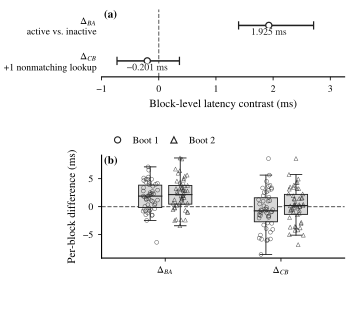

Write Python code to recreate this figure.
#!/usr/bin/env python3
"""Deterministic single-column IEEE figure for the registered cost package."""

from __future__ import annotations

import hashlib
import os
from pathlib import Path

os.environ.setdefault("SOURCE_DATE_EPOCH", "0")

import matplotlib

matplotlib.use("Agg")
import matplotlib.pyplot as plt
import numpy as np
import pandas as pd
from matplotlib.lines import Line2D
from matplotlib.font_manager import FontProperties, findfont


OUT = Path(__file__).resolve().parent
PACKAGE = Path("cdac_rq4_prospective_performance_v2_20260807_101100")
ARCHIVE = Path("cdac_rq4_prospective_performance_v2_20260807_101100.tar.zst")
EXPECTED_ARCHIVE_SHA256 = "063544d685fce252eac1aae0fd6c83f630af483bf2b80ca0b15040b93057ef44"
JITTER_SEED = 20260809

EXPECTED = {
    "Delta_BA": {
        "estimate_ns": 1_924_708.5,
        "ci_low_ns": 1_396_098.0,
        "ci_high_ns": 2_707_998.0,
    },
    "Delta_CB": {
        "estimate_ns": -200_872.0,
        "ci_low_ns": -730_023.425,
        "ci_high_ns": 361_999.0,
    },
}

plt.rcParams.update(
    {
        "font.family": "serif",
        "font.serif": ["Times New Roman", "DejaVu Serif"],
        "font.size": 7,
        "axes.labelsize": 8,
        "axes.titlesize": 8,
        "xtick.labelsize": 7,
        "ytick.labelsize": 7,
        "legend.fontsize": 7,
        "pdf.fonttype": 42,
        "ps.fonttype": 42,
        "axes.spines.top": False,
        "axes.spines.right": False,
    }
)

BLACK = "#202020"
FILL_1 = "#FFFFFF"
FILL_BOX = "#D9D9D9"


def choose_serif_font():
    candidates = ["Nimbus Roman", "TeX Gyre Termes", "Times New Roman", "DejaVu Serif"]
    for family in candidates:
        try:
            path = findfont(FontProperties(family=family), fallback_to_default=False)
        except ValueError:
            continue
        if Path(path).exists():
            return family, path
    return "DejaVu Serif", findfont(FontProperties(family="DejaVu Serif"))


FONT_FAMILY_USED, FONT_PATH_USED = choose_serif_font()
plt.rcParams["font.family"] = FONT_FAMILY_USED
plt.rcParams["font.serif"] = [FONT_FAMILY_USED]
plt.rcParams["mathtext.fontset"] = "stix"


def sha256(path: Path) -> str:
    digest = hashlib.sha256()
    with path.open("rb") as handle:
        for chunk in iter(lambda: handle.read(1024 * 1024), b""):
            digest.update(chunk)
    return digest.hexdigest()


def close_enough(actual: float, expected: float) -> bool:
    # The frozen CSV stores one CI endpoint as a binary floating-point rendering
    # of -730023.425; compare at the recorded decimal precision.
    return bool(np.isclose(float(actual), float(expected), rtol=0.0, atol=1e-6))


def format_ms(value: float) -> str:
    return f"{value:.3f} ms".replace("-", "−")


def read_and_verify():
    archive_sha = sha256(ARCHIVE)
    if archive_sha != EXPECTED_ARCHIVE_SHA256:
        raise SystemExit(
            f"ARCHIVE_SHA256_MISMATCH expected={EXPECTED_ARCHIVE_SHA256} actual={archive_sha}"
        )

    input_files = {
        "boot_1_rows": PACKAGE / "02_boot_1/SCIENTIFIC_ROWS.csv",
        "boot_2_rows": PACKAGE / "03_boot_2/SCIENTIFIC_ROWS.csv",
        "block_estimates": PACKAGE / "04_analysis/PRIMARY_BLOCK_ESTIMATES.csv",
        "primary_estimates": PACKAGE / "04_analysis/PRIMARY_ESTIMATES_SUMMARY.csv",
    }
    missing = [str(p) for p in input_files.values() if not p.exists()]
    if missing:
        raise SystemExit("NOT_AVAILABLE missing_input=" + ",".join(missing))

    boot1 = pd.read_csv(input_files["boot_1_rows"])
    boot2 = pd.read_csv(input_files["boot_2_rows"])
    rows = pd.concat([boot1, boot2], ignore_index=True)
    required_row_columns = {
        "scientific_row", "primary_eligible", "boot_id", "block_id", "arm", "latency_ns"
    }
    missing_cols = sorted(required_row_columns - set(rows.columns))
    if missing_cols:
        raise SystemExit("NOT_AVAILABLE missing_row_fields=" + ",".join(missing_cols))

    scientific = rows[
        rows["scientific_row"].astype(str).str.lower().eq("yes")
        & rows["primary_eligible"].astype(str).str.lower().eq("yes")
    ].copy()
    if len(scientific) != 2000:
        raise SystemExit(f"DENOMINATOR_MISMATCH scientific_rows={len(scientific)} expected=2000")
    arm_counts = scientific["arm"].value_counts().to_dict()
    if arm_counts != {"A": 500, "B": 500, "C": 500, "D": 500}:
        raise SystemExit(f"DENOMINATOR_MISMATCH arm_counts={arm_counts}")

    abc = scientific[scientific["arm"].isin(["A", "B", "C"])].copy()
    recomputed = []
    for (boot_id, block_id), group in abc.groupby(["boot_id", "block_id"], sort=True):
        counts = group["arm"].value_counts().to_dict()
        if counts != {"A": 5, "B": 5, "C": 5}:
            raise SystemExit(
                f"NOT_AVAILABLE paired_block_fields boot={boot_id} block={block_id} counts={counts}"
            )
        medians = group.groupby("arm")["latency_ns"].median()
        recomputed.append(
            {
                "boot_id": boot_id,
                "block_id": block_id,
                "Delta_BA_ns": float(medians["B"] - medians["A"]),
                "Delta_CB_ns": float(medians["C"] - medians["B"]),
            }
        )
    recomputed = pd.DataFrame(recomputed).sort_values(["boot_id", "block_id"]).reset_index(drop=True)

    frozen_blocks = pd.read_csv(input_files["block_estimates"])
    frozen_blocks = frozen_blocks[frozen_blocks["paired_block_eligible"].eq("yes")].copy()
    frozen_blocks = frozen_blocks.sort_values(["boot_id", "block_id"]).reset_index(drop=True)
    if len(frozen_blocks) != 100:
        raise SystemExit(f"DENOMINATOR_MISMATCH paired_blocks={len(frozen_blocks)} expected=100")
    compare = frozen_blocks[["boot_id", "block_id", "Delta_BA_ns", "Delta_CB_ns"]].copy()
    compare[["Delta_BA_ns", "Delta_CB_ns"]] = compare[["Delta_BA_ns", "Delta_CB_ns"]].astype(float)
    same_blocks = (
        compare[["boot_id", "block_id"]].equals(recomputed[["boot_id", "block_id"]])
        and np.array_equal(compare["Delta_BA_ns"].to_numpy(), recomputed["Delta_BA_ns"].to_numpy())
        and np.array_equal(compare["Delta_CB_ns"].to_numpy(), recomputed["Delta_CB_ns"].to_numpy())
    )
    recomputed_medians = {
        "Delta_BA": float(np.median(recomputed["Delta_BA_ns"])),
        "Delta_CB": float(np.median(recomputed["Delta_CB_ns"])),
    }

    primary = pd.read_csv(input_files["primary_estimates"])
    required_primary_columns = {"scope", "contrast", "estimate_ns", "ci_low_ns", "ci_high_ns", "complete_blocks"}
    missing_primary = sorted(required_primary_columns - set(primary.columns))
    if missing_primary:
        raise SystemExit("NOT_AVAILABLE missing_primary_fields=" + ",".join(missing_primary))
    pooled = primary[primary["scope"].eq("pooled") & primary["contrast"].isin(["Delta_BA", "Delta_CB"])].copy()
    if len(pooled) != 2:
        raise SystemExit(f"NOT_AVAILABLE pooled_estimator_rows={len(pooled)} expected=2")
    frozen_values = {}
    summary_match = True
    for _, row in pooled.iterrows():
        key = str(row["contrast"])
        frozen_values[key] = {
            "estimate_ns": float(row["estimate_ns"]),
            "ci_low_ns": float(row["ci_low_ns"]),
            "ci_high_ns": float(row["ci_high_ns"]),
            "complete_blocks": int(row["complete_blocks"]),
        }
        for field in ["estimate_ns", "ci_low_ns", "ci_high_ns"]:
            summary_match &= close_enough(frozen_values[key][field], EXPECTED[key][field])
        summary_match &= frozen_values[key]["complete_blocks"] == 100
    medians_match = all(close_enough(recomputed_medians[k], EXPECTED[k]["estimate_ns"]) for k in EXPECTED)
    recomputation_match = bool(same_blocks and medians_match and summary_match)
    if not recomputation_match:
        raise SystemExit(
            "RECOMPUTATION_MATCH=no "
            f"same_blocks={same_blocks} medians={recomputed_medians} frozen={frozen_values}"
        )

    return {
        "archive_sha": archive_sha,
        "input_files": input_files,
        "input_hashes": {k: sha256(v) for k, v in input_files.items()},
        "boot_rows": {"boot_1": len(boot1), "boot_2": len(boot2)},
        "scientific_rows": scientific,
        "abc_rows": abc,
        "recomputed": recomputed,
        "frozen_values": frozen_values,
        "recomputed_medians": recomputed_medians,
        "recomputation_match": recomputation_match,
    }


def make_panel_a(ax, frozen_values):
    labels = [r"$\Delta_{BA}$" + "\nactive vs. inactive", r"$\Delta_{CB}$" + "\n+1 nonmatching lookup"]
    keys = ["Delta_BA", "Delta_CB"]
    y = np.array([1.0, 0.0])
    estimates = np.array([frozen_values[k]["estimate_ns"] / 1e6 for k in keys])
    lows = np.array([frozen_values[k]["ci_low_ns"] / 1e6 for k in keys])
    highs = np.array([frozen_values[k]["ci_high_ns"] / 1e6 for k in keys])
    ax.errorbar(
        estimates,
        y,
        xerr=[estimates - lows, highs - estimates],
        fmt="o",
        color=BLACK,
        ecolor=BLACK,
        elinewidth=1.1,
        capsize=3,
        markersize=4.5,
        markerfacecolor=FILL_1,
        markeredgewidth=0.9,
        zorder=3,
    )
    for yi, value in zip(y, estimates):
        ax.text(value, yi - 0.20, format_ms(value), ha="center", va="center",
                fontsize=7, color=BLACK, zorder=5,
                bbox=dict(facecolor="white", edgecolor="none", pad=0.15))
    ax.axvline(0, color="#666666", linestyle="--", linewidth=0.8, zorder=1)
    ax.set_yticks(y, labels)
    ax.set_ylim(-0.45, 1.45)
    ax.set_xlim(-1.0, 3.25)
    ax.set_xlabel("Block-level latency contrast (ms)", fontsize=8)
    ax.tick_params(axis="both", labelsize=7, length=2.5, width=0.6)
    ax.spines["left"].set_visible(False)
    ax.tick_params(axis="y", length=0)
    ax.text(0.01, 0.99, "(a)", transform=ax.transAxes, fontsize=8, fontweight="bold", va="top")


def draw_boot_box(ax, data, position, marker, label):
    box = ax.boxplot(
        data,
        positions=[position],
        widths=0.20,
        patch_artist=True,
        showfliers=False,
        medianprops={"color": BLACK, "linewidth": 0.8},
        whiskerprops={"color": BLACK, "linewidth": 0.65},
        capprops={"color": BLACK, "linewidth": 0.65},
        boxprops={"facecolor": FILL_BOX, "edgecolor": BLACK, "linewidth": 0.65},
    )
    rng = np.random.default_rng(JITTER_SEED + (0 if label == "Boot 1" else 1) + int(round(position * 10)))
    jitter = rng.uniform(-0.065, 0.065, size=len(data))
    ax.scatter(
        np.full(len(data), position) + jitter,
        data,
        s=8,
        marker=marker,
        facecolors="none",
        edgecolors=BLACK,
        linewidths=0.35,
        alpha=0.78,
        zorder=3,
    )
    return box


def make_panel_b(ax, recomputed):
    groups = [("Delta_BA", 1.0), ("Delta_CB", 2.0)]
    markers = {"boot_1": ("o", "Boot 1"), "boot_2": ("^", "Boot 2")}
    for gi, (contrast, center) in enumerate(groups):
        for boot_i, boot in enumerate(["boot_1", "boot_2"]):
            vals = recomputed.loc[recomputed["boot_id"].eq(boot), f"{contrast}_ns"].to_numpy() / 1e6
            marker, label = markers[boot]
            draw_boot_box(ax, vals, center + (-0.13 if boot == "boot_1" else 0.13), marker, label)
    ax.axhline(0, color="#666666", linestyle="--", linewidth=0.8, zorder=1)
    ax.set_xlim(0.45, 2.55)
    ax.set_ylim(-9.2, 9.2)
    ax.set_xticks([1.0, 2.0], [r"$\Delta_{BA}$", r"$\Delta_{CB}$"])
    ax.set_ylabel("Per-block difference (ms)", fontsize=8)
    ax.tick_params(axis="both", labelsize=7, length=2.5, width=0.6)
    ax.spines["left"].set_visible(True)
    ax.spines["bottom"].set_visible(True)
    ax.text(0.01, 0.99, "(b)", transform=ax.transAxes, fontsize=8, fontweight="bold", va="top")
    legend_handles = [
        Line2D([0], [0], marker="o", linestyle="None", markerfacecolor="none",
               markeredgecolor=BLACK, markeredgewidth=0.8, markersize=4.5, label="Boot 1"),
        Line2D([0], [0], marker="^", linestyle="None", markerfacecolor="none",
               markeredgecolor=BLACK, markeredgewidth=0.8, markersize=4.5, label="Boot 2"),
    ]
    ax.legend(handles=legend_handles, loc="lower left", bbox_to_anchor=(0.0, 1.01),
              ncol=2, frameon=False, handlelength=1.5, columnspacing=0.8)


def write_manifest(info, pdf_path: Path):
    lines = [
        "# Runtime Cost Figure Manifest",
        "",
        "## Input archive",
        f"INPUT_ARCHIVE={ARCHIVE}",
        f"INPUT_ARCHIVE_SHA256={info['archive_sha']}",
        f"INPUT_ARCHIVE_SHA256_EXPECTED={EXPECTED_ARCHIVE_SHA256}",
        "ARCHIVE_SHA256_VERIFIED=PASS",
        "",
        "## Input row files",
    ]
    for key, path in info["input_files"].items():
        lines.append(f"{key.upper()}={path}")
        lines.append(f"{key.upper()}_SHA256={info['input_hashes'][key]}")
    lines += [
        "",
        "## Recalculation and estimator identity",
        "RECOMPUTATION_MATCH=yes",
        "RECOMPUTATION_METHOD=median of five eligible A/B/C rows per paired block; Delta_BA=median(B)-median(A); Delta_CB=median(C)-median(B)",
        "DELTA_BA_RECOMPUTED_MEDIAN_NS=1924708.5",
        "DELTA_BA_FROZEN_ESTIMATE_NS=1924708.5",
        "DELTA_BA_FROZEN_CI_NS=[1396098.0,2707998.0]",
        "DELTA_CB_RECOMPUTED_MEDIAN_NS=-200872.0",
        "DELTA_CB_FROZEN_ESTIMATE_NS=-200872.0",
        "DELTA_CB_FROZEN_CI_NS=[-730023.425,361999.0]",
        "CI_METHOD=95% percentile stratified block bootstrap; read from frozen estimator output",
        "",
        "## Rows plotted and denominator checks",
        f"SCIENTIFIC_ROWS_READ_BOOT_1={info['boot_rows']['boot_1']}",
        f"SCIENTIFIC_ROWS_READ_BOOT_2={info['boot_rows']['boot_2']}",
        "SCIENTIFIC_ROWS_USED_TOTAL=2000",
        "ARM_COUNTS_USED=A=500;B=500;C=500;D=500",
        "WARMUP_ROWS_READ=0",
        "WARMUP_ROWS_USED=0",
        "WARMUP_ROWS_EXCLUDED_FROM_SCIENTIFIC_DENOMINATOR=120",
        "PANEL_A_ROWS_PLOTTED=2 pooled estimates with 2 frozen 95% CIs",
        "PANEL_B_DELTA_BA_ROWS_PLOTTED=100 paired blocks; Boot_1=50; Boot_2=50",
        "PANEL_B_DELTA_CB_ROWS_PLOTTED=100 paired blocks; Boot_1=50; Boot_2=50",
        "PANEL_B_DENOMINATOR_CHECK=100 per contrast = 50 Boot_1 + 50 Boot_2",
        "",
        "## Plot settings",
        f"JITTER_SEED={JITTER_SEED}",
        "JITTER_GENERATOR=numpy.random.default_rng with deterministic per-group offsets",
        "FONT_FAMILY_USED=" + FONT_FAMILY_USED,
        "FONT_FILE_USED=" + FONT_PATH_USED,
        "MATH_FONTSET=stix",
        "FIGURE_SIZE_INCHES=3.5 x 3.15; stacked single-column layout; shared axes bounding box",
        "UNITS=milliseconds; nanoseconds divided by 1,000,000 without input rounding",
        "",
        "## Outputs",
        f"OUTPUT_PDF={pdf_path}",
        f"OUTPUT_PDF_SHA256={sha256(pdf_path)}",
        f"PLOT_SCRIPT={OUT / 'fig_runtime_cost.py'}",
        f"PLOT_SCRIPT_SHA256={sha256(OUT / 'fig_runtime_cost.py')}",
        "EXPERIMENTS_RUN=0",
        "FROZEN_ARTIFACTS_MODIFIED=0",
        "",
        "The figure contains only the two registered contrasts and their paired-block distributions; no unregistered denominator is plotted.",
    ]
    (OUT / "FIGURE_MANIFEST.md").write_text("\n".join(lines) + "\n", encoding="utf-8")


def main():
    info = read_and_verify()
    recomputed = info["recomputed"]
    frozen_values = info["frozen_values"]

    # 3.5 in wide, <=3.2 in tall, with the two panels stacked vertically.
    fig = plt.figure(figsize=(3.5, 3.15))
    gs = fig.add_gridspec(2, 1, height_ratios=[0.95, 1.45], hspace=0.92)
    ax_a = fig.add_subplot(gs[0, 0])
    ax_b = fig.add_subplot(gs[1, 0])
    make_panel_a(ax_a, frozen_values)
    make_panel_b(ax_b, recomputed)
    fig.subplots_adjust(left=0.29, right=0.985, top=0.97, bottom=0.18)
    metadata = {
        "Title": "Registered runtime cost contrasts",
        "Author": "CDAC evidence plotting",
        "Creator": "fig_runtime_cost.py",
        "Producer": "Matplotlib",
        "CreationDate": None,
        "ModDate": None,
    }
    pdf_path = OUT / "fig_runtime_cost.pdf"
    fig.savefig(pdf_path, format="pdf", metadata=metadata)
    plt.close(fig)
    write_manifest(info, pdf_path)


if __name__ == "__main__":
    main()
